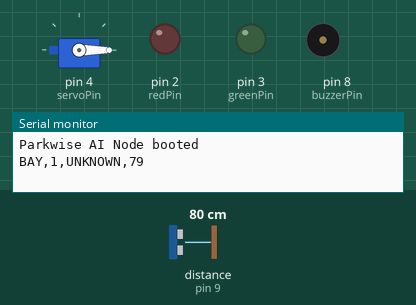
Bench run of a sketch on a simulated Arduino Uno, built with avr-gcc and run on an emulated ATmega328P. Parts: servo, output pins drawn as LEDs (lit = HIGH), buzzer (waves = sounding), the last lines printed to the serial monitor. Wiring (inferred from the names in the program): ultrasonic range finder: trigger pin 10; echo pin 9. The inputs (shaded band) are chosen by the test bench; at power-on: distance to the obstacle (sensor on pin 9) 80 cm. The echo pulse lasts 58.3 µs per cm; pins used as bus, display or sensor lines are not drawn.

Above: at 1.2 s.
1.3 s: distance to the obstacle (sensor on pin 9) set to 2 cm
At 3.4 s:
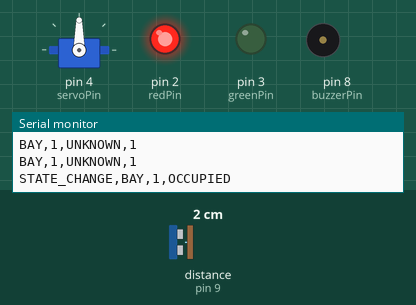
4.3 s: distance to the obstacle (sensor on pin 9) set to 13 cm
At 4.51 s:
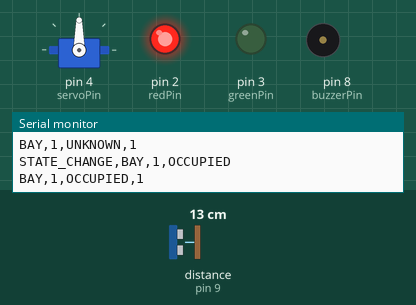
7.3 s: distance to the obstacle (sensor on pin 9) set to 18 cm
At 9.7 s:
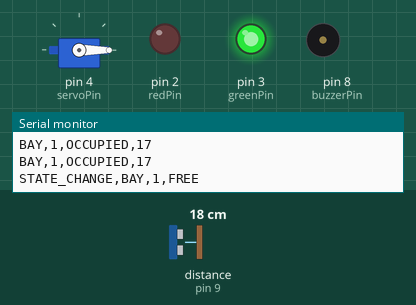
10.3 s: distance to the obstacle (sensor on pin 9) set to 4 cm
At 12.28 s:
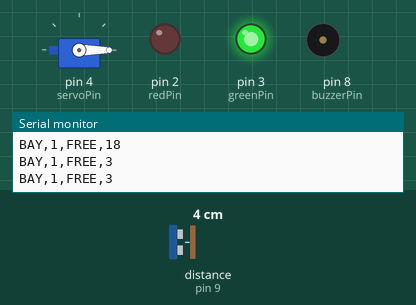
13.3 s: distance to the obstacle (sensor on pin 9) set to 35 cm
At 16.1 s:
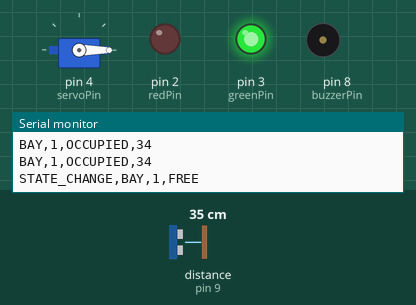
16.3 s: distance to the obstacle (sensor on pin 9) set to 9 cm
At 16.58 s:
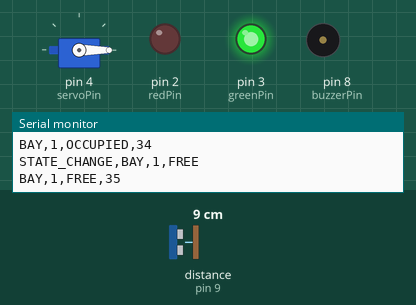
Timing chart, 0 to 20.3 s (numbered marks = the images above; inputs shaded):
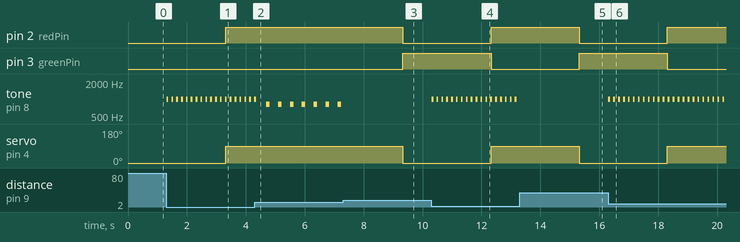

Measured:
- the behaviour switches between 15 and 16 cm on distance to the obstacle (sensor on pin 9) (found by bisection; images 2 and 3)
- after the input at 1.3 s, pin 2 (redPin): LOW → HIGH after 2.0 s; pin 3 (greenPin): stays LOW (without the input it goes to HIGH after 0.72 s); tone on pin 8 (buzzerPin): alternates 1000 Hz for 0.06 s and silent for 0.11 s, starting at once; servo on pin 4 (servoPin): 0° → 90° after 2.0 s
- after the input at 4.3 s, tone on pin 8 (buzzerPin): alternates 800 Hz for 0.12 s and silent for 0.28 s, starting after 0.39 s
- after the input at 7.3 s, pin 2 (redPin): HIGH → LOW after 2.0 s; pin 3 (greenPin): LOW → HIGH after 2.0 s; tone on pin 8 (buzzerPin): stops changing and stays silent; servo on pin 4 (servoPin): 90° → 0° after 2.0 s
- after the input at 10.3 s, pin 2 (redPin): LOW → HIGH after 2.0 s; pin 3 (greenPin): HIGH → LOW after 2.0 s; tone on pin 8 (buzzerPin): alternates 1000 Hz for 0.06 s and silent for 0.11 s, starting at once; servo on pin 4 (servoPin): 0° → 90° after 2.0 s
- after the input at 13.3 s, pin 2 (redPin): HIGH → LOW after 2.0 s; pin 3 (greenPin): LOW → HIGH after 2.0 s; tone on pin 8 (buzzerPin): stops changing and stays silent; servo on pin 4 (servoPin): 90° → 0° after 2.0 s
- after the input at 16.3 s, pin 2 (redPin): LOW → HIGH after 2.0 s; pin 3 (greenPin): HIGH → LOW after 2.0 s; tone on pin 8 (buzzerPin): alternates 1000 Hz for 0.06 s and silent for 0.11 s, starting at once; servo on pin 4 (servoPin): 0° → 90° after 2.0 s

The sketch:

Parkwise_AI_Node.ino
```cpp
/*
  Project 11 - Parkwise AI Node (Smart Parking Bay)
  -------------------------------------------------
  Hackathon MVP for Parkwise AI.

  One ultrasonic sensor watches a parking bay. When a car pulls in,
  the bay is marked OCCUPIED (red LED, barrier down). When it leaves,
  the bay is FREE (green LED, barrier up). A buzzer beeps faster the
  closer the car gets (reusing Project 08 logic), and a CSV line is
  printed over Serial every second so a laptop dashboard (Python /
  Node.js / web page) can read the live state.

  Wiring:
    - HC-SR04: VCC->5V, GND->GND, Trig->D10, Echo->D9
    - Green LED (+ -> 220R -> D3, - -> GND)   = bay FREE
    - Red LED   (+ -> 220R -> D2, - -> GND)   = bay OCCUPIED
    - SG90 servo: signal -> D4, VCC->5V, GND->GND  (boom barrier)
    - Piezo buzzer: + -> D8, - -> GND

  Serial output (9600 baud, CSV):
    BAY,<id>,<STATE>,<distance_cm>
  e.g.
    BAY,1,FREE,152
    BAY,1,OCCUPIED,9

  Concepts:
    - State machine with debounce (a passing cat won't flip state)
    - Non-blocking timing with millis()
    - Servo as boom barrier
    - Structured serial telemetry for a dashboard
*/

#include <Servo.h>

// ---------- Pins ----------
const int trigPin   = 10;
const int echoPin   = 9;
const int redPin    = 2;
const int greenPin  = 3;
const int servoPin  = 4;
const int buzzerPin = 8;

// ---------- Bay / detection config ----------
const int BAY_ID            = 1;
const int TRIGGER_DISTANCE  = 15;   // cm: closer than this = something in the bay
const unsigned long DEBOUNCE_MS = 2000; // wait this long before trusting a state change

// ---------- Servo positions (tune for your servo/barrier) ----------
const int BARRIER_UP   = 0;
const int BARRIER_DOWN = 90;

Servo barrier;

// ---------- State machine ----------
enum BayState { UNKNOWN, FREE, OCCUPIED };
BayState state        = UNKNOWN;
BayState lastReading  = UNKNOWN;
unsigned long readingSince = 0;       // when the current candidate reading started

// ---------- Timing ----------
unsigned long lastTelemetry = 0;
const unsigned long TELEMETRY_MS = 1000;

// ---------- Buzzer ----------
unsigned long lastBeep = 0;

// ---------------------------------------------------------------
long readDistanceCm() {
  digitalWrite(trigPin, LOW);
  delayMicroseconds(2);
  digitalWrite(trigPin, HIGH);
  delayMicroseconds(10);
  digitalWrite(trigPin, LOW);

  long duration = pulseIn(echoPin, HIGH, 30000UL); // 30ms timeout => ~5m max
  if (duration == 0) return 999;                   // out of range
  return duration * 0.0343 / 2;
}

void setBayOutputs(BayState s) {
  switch (s) {
    case FREE:
      digitalWrite(greenPin, HIGH);
      digitalWrite(redPin, LOW);
      barrier.write(BARRIER_UP);
      noTone(buzzerPin);
      break;
    case OCCUPIED:
      digitalWrite(greenPin, LOW);
      digitalWrite(redPin, HIGH);
      barrier.write(BARRIER_DOWN);
      break;
    case UNKNOWN:
    default:
      digitalWrite(greenPin, LOW);
      digitalWrite(redPin, LOW);
      noTone(buzzerPin);
      break;
  }
}

void emitTelemetry(long cm) {
  const char* stateStr = (state == FREE) ? "FREE" :
                         (state == OCCUPIED) ? "OCCUPIED" : "UNKNOWN";
  Serial.print("BAY,");
  Serial.print(BAY_ID);
  Serial.print(',');
  Serial.print(stateStr);
  Serial.print(',');
  Serial.println(cm);
}

// Proximity beeps while a car is approaching (only during UNKNOWN->transition)
void updateBuzzer(long cm, BayState candidate) {
  if (candidate == OCCUPIED) {
    unsigned long beepGap;
    int freq;
    int beepLen;
    if (cm < 10)      { beepGap = 150; freq = 1000; beepLen = 60;  }
    else if (cm < 30) { beepGap = 400; freq = 800;  beepLen = 120; }
    else              { beepGap = 800; freq = 600;  beepLen = 150; }

    unsigned long now = millis();
    if (now - lastBeep >= beepGap) {
      lastBeep = now;
      tone(buzzerPin, freq, beepLen);
    }
  } else {
    noTone(buzzerPin);
  }
}

// ---------------------------------------------------------------
void setup() {
  pinMode(trigPin, OUTPUT);
  pinMode(echoPin, INPUT);
  pinMode(redPin, OUTPUT);
  pinMode(greenPin, OUTPUT);
  pinMode(buzzerPin, OUTPUT);

  barrier.attach(servoPin);
  barrier.write(BARRIER_UP);

  Serial.begin(9600);
  while (!Serial) { ; }  // wait for serial (Leonardo/Micro only; harmless on Uno)
  Serial.println("Parkwise AI Node booted");
}

void loop() {
  unsigned long now = millis();
  long cm = readDistanceCm();

  // Candidate state based on instantaneous reading
  BayState candidate = (cm < TRIGGER_DISTANCE) ? OCCUPIED : FREE;

  // Debounce: only change state if candidate is stable for DEBOUNCE_MS
  if (candidate != lastReading) {
    lastReading  = candidate;
    readingSince = now;
  } else if (candidate != state && (now - readingSince) >= DEBOUNCE_MS) {
    state = candidate;
    setBayOutputs(state);
    Serial.print("STATE_CHANGE,BAY,");
    Serial.print(BAY_ID);
    Serial.print(',');
    Serial.println(state == FREE ? "FREE" : "OCCUPIED");
  }

  // Beep pattern only while a car is entering (candidate OCCUPIED but not yet locked)
  // plus when already OCCUPIED and very close, to mimic parking sensor.
  if (state != FREE || candidate == OCCUPIED) {
    updateBuzzer(cm, candidate);
  } else {
    noTone(buzzerPin);
  }

  // Telemetry once per second
  if (now - lastTelemetry >= TELEMETRY_MS) {
    lastTelemetry = now;
    emitTelemetry(cm);
  }

  delay(20); // small pause, doesn't break timing because we use millis()
}
```
